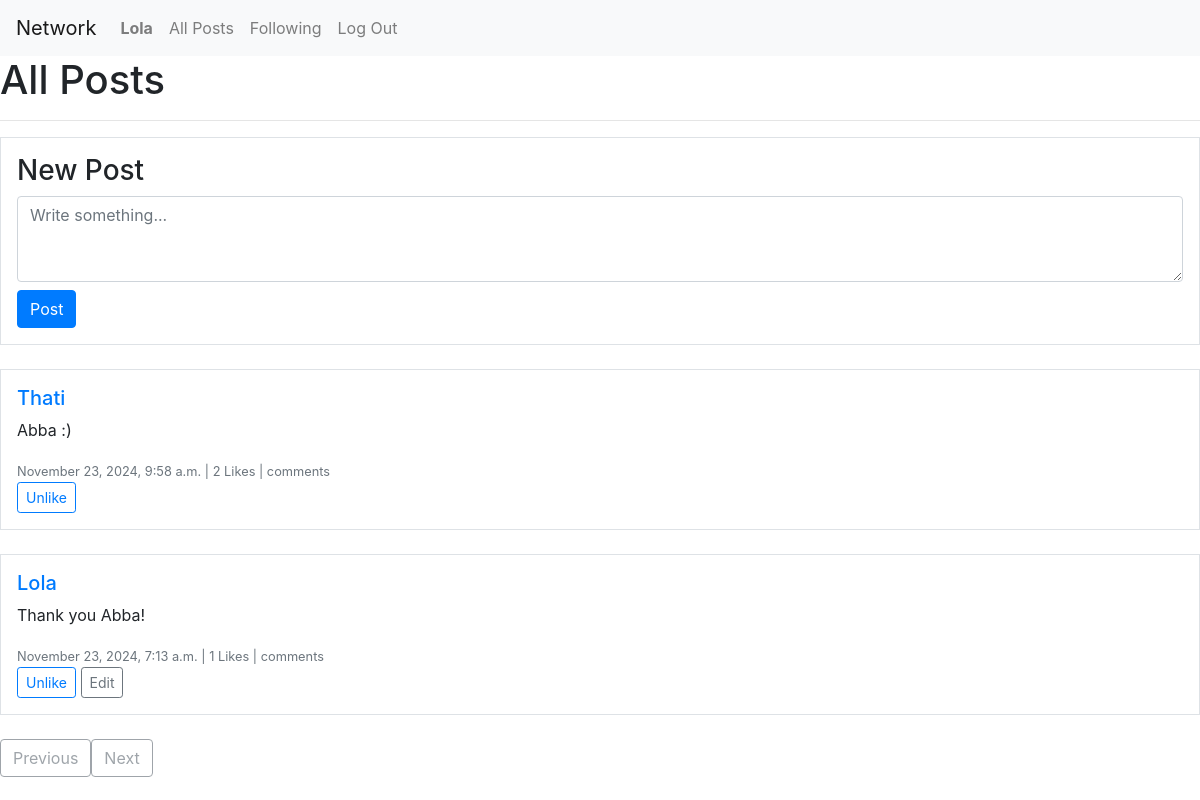
/ (signed in), run on the app's committed database.
### network/models.py (models this page shows, shortened)
class User(AbstractUser):
    """Custom User model."""

class Post(models.Model):
    author = models.ForeignKey(User, on_delete=models.CASCADE, related_name="posts")
    content = models.TextField()
    timestamp = models.DateTimeField(auto_now_add=True)
    likes = models.ManyToManyField(User, related_name="liked_posts", blank=True)
    def like_count(self):
        return self.likes.count()

### network/views.py (the view)
# urls.py: path("", views.index, name="index"),
def index(request):
    posts = Post.objects.all().order_by("-timestamp")
    paginator = Paginator(posts, 10)  # Show 10 posts per page
    page_number = request.GET.get("page")
    page_obj = paginator.get_page(page_number)
    return render(request, "network/index.html", {"page_obj": page_obj})

### network/templates/network/index.html (shortened to what this page needs)
{% extends "network/layout.html" %}
{% block body %}
<h1>All Posts</h1>
<hr/>
{% if user.is_authenticated %}
<div class="border mb-4 p-3">
    <h3>New Post</h3>
    <form id="new-post-form" method="POST" action="{% url 'new_post' %}">
        <textarea class="form-control" name="content" placeholder="Write something..." rows="3" required></textarea>
        <button type="submit" class="btn btn-primary mt-2">Post</button>
    </form>
</div>
{% endif %}
<div id="posts">
    {% for post in page_obj %}
    <div class="post border mb-4 p-3" data-post-id="{{ post.id }}">
        <h5>
            <a href="{% url 'profile' post.author.username %}">{{ post.author.username }}</a>
        </h5>
        <p id="post-content-{{ post.id }}">{{ post.content }}</p>
        <small class="text-muted">
            {{ post.timestamp|date:"F j, Y, g:i a" }} |
            <span id="like-count-{{ post.id }}">{{ post.like_count }}</span> Likes  |
            comments
        </small>
        <div>
            {% if user.is_authenticated %}
            <button class="btn btn-sm btn-outline-primary like-btn">
                {% if user in post.likes.all %} Unlike {% else %} Like {% endif %}
            </button>
            {% endif %}
            {% if post.author == user %}
            <button class="btn btn-sm btn-outline-secondary edit-btn">Edit</button>
            {% endif %}
        </div>
    </div>
    {% endfor %}
</div>
<div class="pagination">
    {% if page_obj.has_previous %}
    <a href="?page={{ page_obj.previous_page_number }}" class="btn btn-outline-secondary">Previous</a>
    {% else %}
    <button class="btn btn-outline-secondary disabled">Previous</button>
    {% endif %}
    {% if page_obj.has_next %}
    <a href="?page={{ page_obj.next_page_number }}" class="btn btn-outline-secondary">Next</a>
    {% else %}
    <button class="btn btn-outline-secondary disabled">Next</button>
    {% endif %}
</div>
{% endblock %}

### network/templates/network/layout.html (shortened to what this page needs)
{% load static %}
<!DOCTYPE html>
<html lang="en">
    <head>
        <link rel="stylesheet" href="https://stackpath.bootstrapcdn.com/bootstrap/4.4.1/css/bootstrap.min.css">
        <link href="{% static 'network/styles.css' %}" rel="stylesheet">
    </head>
    <body>
        <nav class="navbar navbar-expand-lg navbar-light bg-light">
            <a class="navbar-brand" href="#">Network</a>
            <div>
              <ul class="navbar-nav mr-auto">
                {% if user.is_authenticated %}
                    <li class="nav-item">
                        <a class="nav-link" href="#"><strong>{{ user.username }}</strong></a>
                    </li>
                {% endif %}
                <li class="nav-item">
                  <a class="nav-link" href="{% url 'index' %}">All Posts</a>
                </li>
                {% if user.is_authenticated %}
                    <li class="nav-item">
                        <a class="nav-link" href="{% url 'following' %}">Following</a>
                    </li>
                    <li class="nav-item">
                        <a class="nav-link" href="{% url 'logout' %}">Log Out</a>
                    </li>
                {% endif %}
              </ul>
            </div>
          </nav>
        <div class="body">
            {% block body %}
            {% endblock %}
        </div>
    </body>
</html>

### data on the page
User: username "Lola"
Post: author.username "Thati", content "Abba :)", timestamp "November 23, 2024, 9:58 a.m.", like_count "2", shows "Unlike"
Post: author.username "Lola", content "Thank you Abba!", timestamp "November 23, 2024, 7:13 a.m.", like_count "1", shows "Unlike", shows "Edit"
